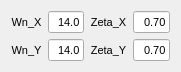
  <widget class="QWidget" name="layoutWidget_6">
   <property name="geometry">
    <rect>
     <x>501</x>
     <y>367</y>
     <width>181</width>
     <height>52</height>
    </rect>
   </property>
   <layout class="QGridLayout" name="gridLayout_9">
    <item row="0" column="0">
     <widget class="QLabel" name="label_162">
      <property name="font">
       <font>
        <pointsize>8</pointsize>
       </font>
      </property>
      <property name="text">
       <string>Wn_X</string>
      </property>
      <property name="alignment">
       <set>Qt::AlignCenter</set>
      </property>
     </widget>
    </item>
    <item row="0" column="2">
     <widget class="QLabel" name="label_163">
      <property name="font">
       <font>
        <pointsize>8</pointsize>
       </font>
      </property>
      <property name="text">
       <string>Zeta_X</string>
      </property>
      <property name="alignment">
       <set>Qt::AlignCenter</set>
      </property>
     </widget>
    </item>
    <item row="1" column="2">
     <widget class="QLabel" name="label_164">
      <property name="font">
       <font>
        <pointsize>8</pointsize>
       </font>
      </property>
      <property name="text">
       <string>Zeta_Y</string>
      </property>
      <property name="alignment">
       <set>Qt::AlignCenter</set>
      </property>
     </widget>
    </item>
    <item row="1" column="3">
     <widget class="QLineEdit" name="CON_COM_LEAD_ZETA_Y">
      <property name="font">
       <font>
        <pointsize>8</pointsize>
       </font>
      </property>
      <property name="text">
       <string>0.70</string>
      </property>
      <property name="alignment">
       <set>Qt::AlignRight|Qt::AlignTrailing|Qt::AlignVCenter</set>
      </property>
     </widget>
    </item>
    <item row="0" column="3">
     <widget class="QLineEdit" name="CON_COM_LEAD_ZETA_X">
      <property name="font">
       <font>
        <pointsize>8</pointsize>
       </font>
      </property>
      <property name="text">
       <string>0.70</string>
      </property>
      <property name="alignment">
       <set>Qt::AlignRight|Qt::AlignTrailing|Qt::AlignVCenter</set>
      </property>
     </widget>
    </item>
    <item row="0" column="1">
     <widget class="QLineEdit" name="CON_COM_LEAD_WN_X">
      <property name="font">
       <font>
        <pointsize>8</pointsize>
       </font>
      </property>
      <property name="text">
       <string>14.0</string>
      </property>
      <property name="alignment">
       <set>Qt::AlignRight|Qt::AlignTrailing|Qt::AlignVCenter</set>
      </property>
     </widget>
    </item>
    <item row="1" column="1">
     <widget class="QLineEdit" name="CON_COM_LEAD_WN_Y">
      <property name="font">
       <font>
        <pointsize>8</pointsize>
       </font>
      </property>
      <property name="text">
       <string>14.0</string>
      </property>
      <property name="alignment">
       <set>Qt::AlignRight|Qt::AlignTrailing|Qt::AlignVCenter</set>
      </property>
     </widget>
    </item>
    <item row="1" column="0">
     <widget class="QLabel" name="label_165">
      <property name="font">
       <font>
        <pointsize>8</pointsize>
       </font>
      </property>
      <property name="text">
       <string>Wn_Y</string>
      </property>
      <property name="alignment">
       <set>Qt::AlignCenter</set>
      </property>
     </widget>
    </item>
   </layout>
  </widget>
